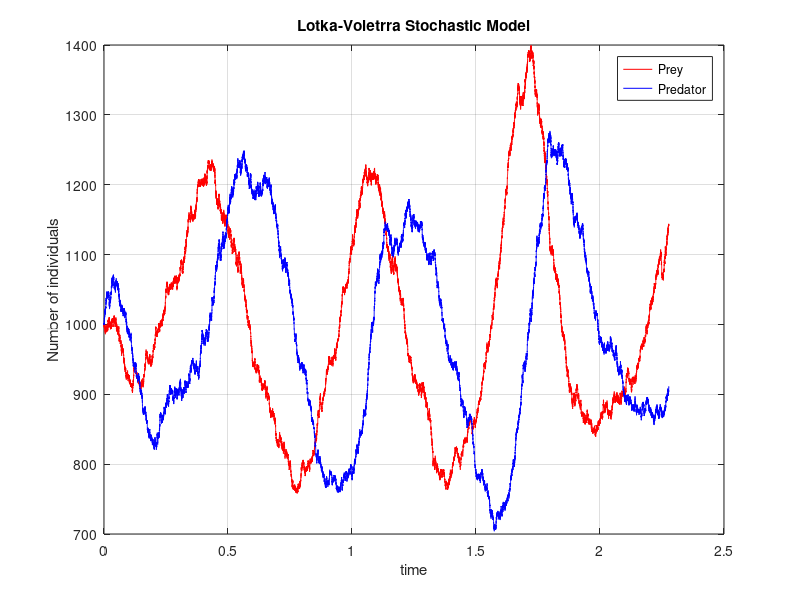
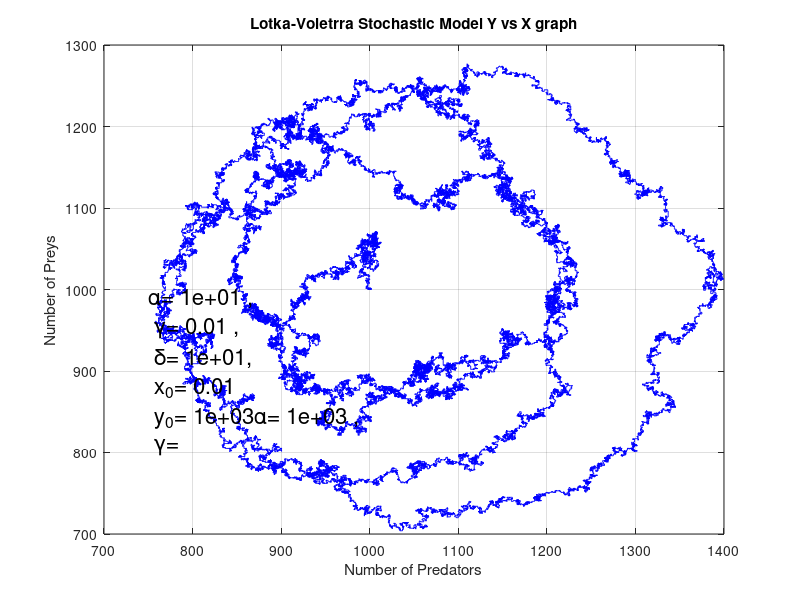

MATLAB code for these plots, in order:
%Lotka reactions
%Based on Gillespie D. Exact Stochastic SImulation of COupled Chemical...
function lotca_stochastic();

clear all
close all
clc

%initial conditions 

global alpha;
global beta;
global delta;
global gamma;

alpha=10;
beta=0.01;
delta=beta;
gamma=10;


x0=1002;
y0=1002;

t0=0;
t=t0;

x=x0;
y=y0;

xplot=ones(1,1)*x0;
yplot=ones(1,1)*y0;
tplo=zeros(1,1);
tplo(1,1)=t0;



s=0;
smax=90000;

while s<smax    
    
    a(1)=alpha*x;
    a(2)=beta*x*y;
    a(3)=delta*x*y;
    a(4)=gamma*y;
    a0=sum(a);
    %step 2
    r=rand(2,1);
    tao=-log(r(1))/a0;
    mu=find((cumsum(a) >= r(2)*a0),1,'first');
    %step 3
    t=t+tao;
    
    if mu==1
        x=x+1;
    elseif mu==2
        x=x-1;        
    elseif mu==3
        y=y+1;
    elseif mu==4
        y=y-1;
    elseif mu==5
            x=x;
    elseif mu==6
            y=y;
    end
   
 s=s+1;
 tplo(s)=t;
 xplot(s)=x;
 yplot(s)=y;
 end
 
%plots and ode solver    

figure(1)    
%plot(tplo,Xplot,'*b',te,ex,'r');
plot(tplo,xplot,'r',tplo,yplot,'b');
grid on
xlabel('time');
ylabel('Number of individuals');
title('Lotka-Voletrra Stochastic Model');
legend('Prey','Predator')
pos = get(gcf, 'Position'); %// gives x left, y bottom, width, height
equis = pos(3);
ye = pos(4);
htext=text(equis/2,ye/2,sprintf('\\alpha= %0.1g , \n \\gamma= %0.1g , \n \\delta= %0.1g, \n x_0= %0.1g \n y_0= %0.1g',alpha ,beta,gamma,delta,x0,y0),'FontSize',16);
dir1='/home/jl/MI_BIBLIOTECA/Escuela/Lund/II/Systems Biology/P2/lotkavolterratimegraph';
save=strcat(dir1,num2str(y0),num2str(x0),'.png');  
saveas(figure(1),save);

figure(2)
plot(xplot,yplot,'b');
grid on
xlabel('Number of Predators');
ylabel('Number of Preys');
title('Lotka-Voletrra Stochastic Model Y vs X graph');
pos1 = get(gcf, 'Position'); %// gives x left, y bottom, width, height
xx1=pos1(1)
yy1=pos1(2)
equis = pos1(3)
ye = pos1(4)
pos1
htext=text(750,900,sprintf('\\alpha= %0.1g , \n \\gamma= %0.1g , \n \\delta= %0.1g, \n x_0= %0.1g \n y_0= %0.1g',alpha ,beta,gamma,delta,x0,y0),'FontSize',16);
dir2='/home/jl/MI_BIBLIOTECA/Escuela/Lund/II/Systems Biology/P2/lotkavolterrayyvsx';
%save=strcat(dir2,num2str(y0),num2str(x0),'.png');    
%saveas(figure(2),save);
end
